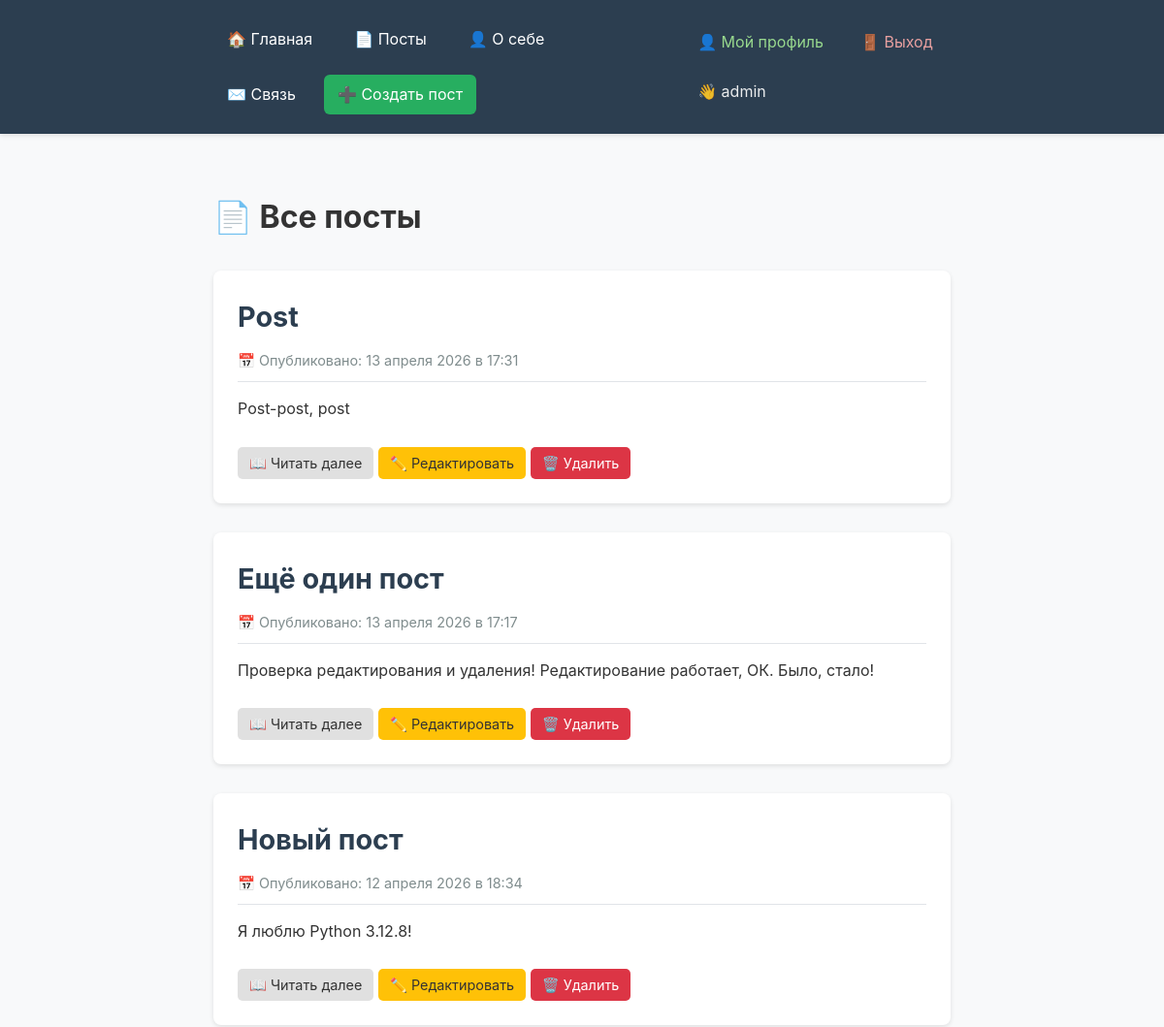
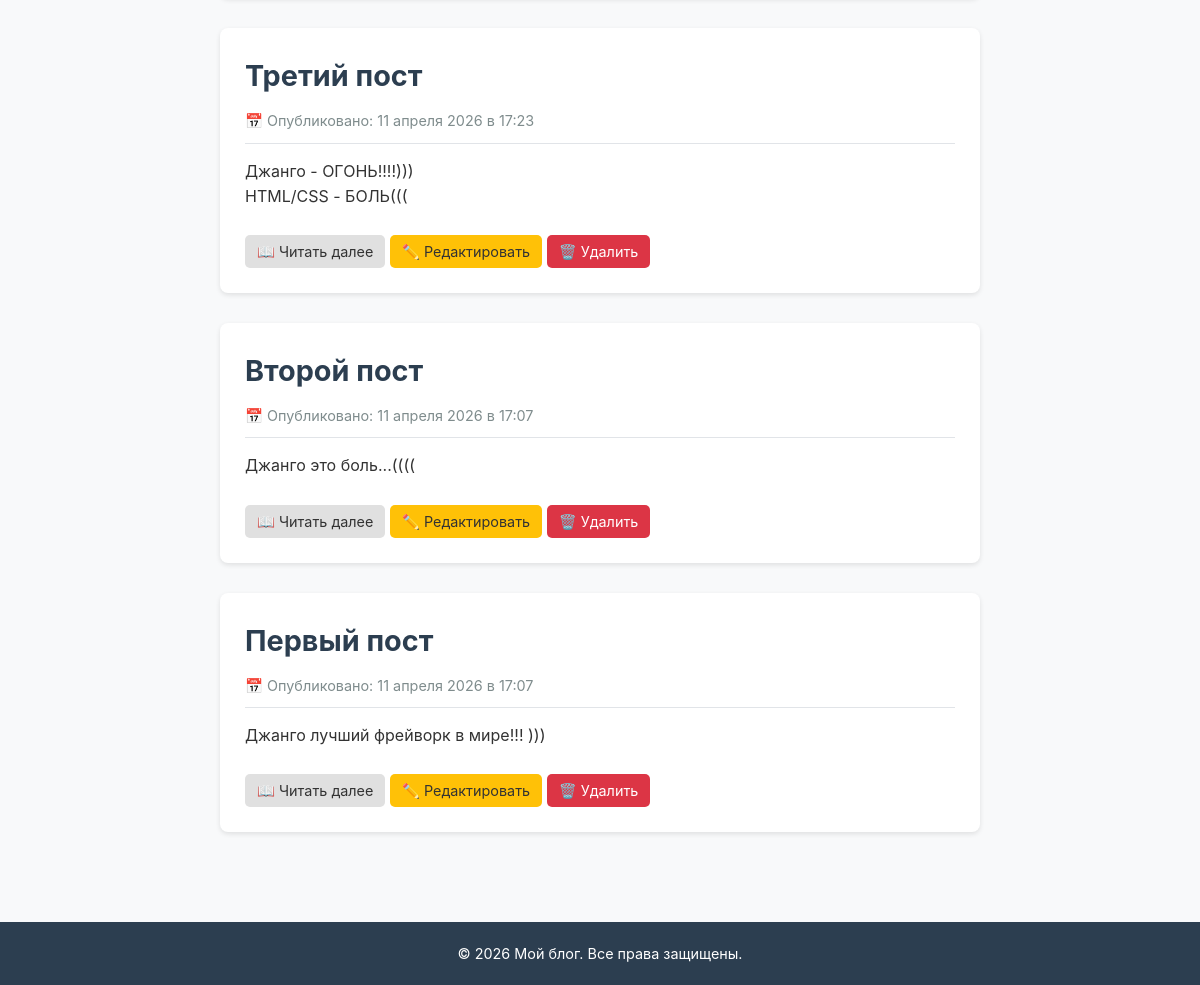
The page /posts/ (signed in) on the database its author committed (2 pictures, top to bottom).
### blog_app/models.py (models this page shows, shortened)
class Post(models.Model):
    title = models.CharField(max_length=200)
    content = models.TextField()
    created_at = models.DateTimeField(auto_now_add=True)

### blog_app/views.py (the view)
# urls.py: path('posts/', views.PostListView.as_view(), name='post_list'),
class PostListView(ListView):
    model = Post
    template_name = 'blog_app/posts.html'
    context_object_name = 'posts'
    ordering = ['-created_at']

### templates/blog_app/posts.html (shortened to what this page needs)
{% extends 'blog_app/base_header.html' %}
{% load static %}
{% block content %}
<div class="blog-container">
    <div class="posts-header">
        <h1>📄 Все посты</h1>
    </div>
    {% if posts %}
        <div class="posts-list">
            {% for post in posts %}
                <article class="post">
                    <h2 class="post-title">
                        <a href="{% url 'post_detail' post.pk %}" class="post-link">{{ post.title }}</a>
                    </h2>
                    <div class="post-meta">
                        📅 Опубликовано: {{ post.created_at|date:"d E Y" }} в {{ post.created_at|date:"H:i" }}
                    </div>
                    <div class="post-content">
                        {{ post.content|linebreaks|truncatewords:50 }}
                    </div>
                    <br>
                    <div class="post-actions">
                        <a href="{% url 'post_detail' post.pk %}" class="btn btn-small">📖 Читать далее</a>
                        <a href="{% url 'post_edit' post.pk %}" class="btn btn-small btn-edit">✏️ Редактировать</a>
                        <a href="{% url 'post_delete' post.pk %}" class="btn btn-small btn-danger">🗑️ Удалить</a>
                    </div>
                </article>
            {% endfor %}
        </div>
    {% else %}
        <div class="empty-state">
            <p>😕 Пока нет постов.</p>
            <p>Станьте первым, кто создаст пост!</p>
            <a href="{% url 'post_create' %}" class="btn btn-primary">➕ Создать первый пост</a>
        </div>
    {% endif %}
</div>
{% endblock %}

### templates/blog_app/base_header.html (shortened to what this page needs)
{% extends 'blog_app/base.html' %}
{% block header %}
    <nav class="main-nav">
        <div class="nav-links">
            <a href="{% url 'home' %}" class="nav-link">🏠 Главная</a>
            <a href="{% url 'post_list' %}" class="nav-link">📄 Посты</a>
            <a href="{% url 'about' %}" class="nav-link">👤 О себе</a>
            <a href="{% url 'message' %}" class="nav-link">✉️ Связь</a>
            {% if user.is_authenticated %}
                <a href="{% url 'post_create' %}" class="nav-link nav-create">➕ Создать пост</a>
            {% endif %}
        </div>
        <div class="nav-auth">
            {% if user.is_authenticated %}
                <a href="{% url 'profile' %}" class="nav-link nav-profile">👤 Мой профиль</a>
                <form method="post" action="{% url 'logout' %}" class="logout-form">
                    <button type="submit" class="nav-link nav-logout-btn">🚪 Выход</button>
                </form>
                <span class="nav-username">👋 {{ user.username }}</span>
            {% else %}
                <a href="{% url 'login' %}" class="nav-link nav-login">🔑 Вход</a>
                <a href="{% url 'register' %}" class="nav-link nav-register">📝 Регистрация</a>
            {% endif %}
        </div>
    </nav>
{% endblock %}

### static/css/main.css (style rules this page uses)
html, body { height: 100%; margin: 0; padding: 0; }
.flex-body { display: flex; flex-direction: column; min-height: 100vh; }
.blog-container { max-width: 800px; margin: 0 auto; padding: 20px; }
.main-nav { display: flex; justify-content: space-between; align-items: center; gap: 20px; }
.nav-links { display: flex; gap: 15px; align-items: center; flex-wrap: wrap; }
.nav-auth { display: flex; gap: 10px; align-items: center; flex-wrap: wrap; }
.nav-link { color: white; text-decoration: none; padding: 8px 14px; border-radius: 6px; transition: all 0.3s; font-size: 1rem; white-space: nowrap; }
.nav-create { background: #27ae60; }
.nav-login, .nav-profile { color: #98d98e; background: transparent; }
.nav-register, .nav-logout-btn { color: #e8a0a0; background: transparent; }
.logout-form { display: inline; margin: 0; }
.nav-logout-btn { border: none; cursor: pointer; font-size: 1rem; font-family: inherit; padding: 8px 14px; }
.nav-username { color: white; padding: 8px 14px; opacity: 0.9; white-space: nowrap; }
.btn { display: inline-block; padding: 10px 20px; background: #e0e0e0; color: #333; text-decoration: none; border-radius: 5px; border: none; cursor: pointer; transition: all 0.3s; }
.btn-small { padding: 5px 12px; font-size: 0.9rem; }
.btn-edit { background: #ffc107; color: #333; }
.btn-danger { background: #dc3545; color: white; }
.post { background: white; border-radius: 8px; padding: 25px; margin-bottom: 30px; box-shadow: 0 2px 5px rgba(0, 0, 0, 0.1); transition: transform 0.2s; }
.post-title { color: #2c3e50; font-size: 1.8rem; margin-bottom: 10px; }
.post-title a { color: inherit; text-decoration: none; }
.post-meta { color: #7f8c8d; font-size: 0.9rem; margin-bottom: 15px; padding-bottom: 10px; border-bottom: 1px solid #e1e4e8; }
.post-content { color: #333; line-height: 1.6; margin-top: 15px; }
.post-link { color: #2c3e50; text-decoration: none; transition: color 0.3s; }
.posts-header { display: flex; justify-content: space-between; align-items: center; margin-bottom: 30px; flex-wrap: wrap; gap: 20px; }
* { margin: 0; padding: 0; box-sizing: border-box; }
body { font-family: -apple-system, BlinkMacSystemFont, "Segoe UI", Roboto, Oxygen, Ubuntu, sans-serif; background-color: #f8f9fa; color: #333; line-height: 1.6; }

### rows shown on the page
Post: title "Post", created_at "13 апреля 2026", created_at "17:31", content "Post-post, post"
Post: title "Ещё один пост", created_at "13 апреля 2026", created_at "17:17", content "Проверка редактирования и удаления! Редактирование работает, ОК. Было, стало!"
Post: title "Новый пост", created_at "12 апреля 2026", created_at "18:34", content "Я люблю Python 3.12.8!"
Post: title "Третий пост", created_at "11 апреля 2026", created_at "17:23", content "Джанго - ОГОНЬ!!!!))) HTML/CSS - БОЛЬ((("
Post: title "Второй пост", created_at "11 апреля 2026", created_at "17:07", content "Джанго это боль...(((("
Post: title "Первый пост", created_at "11 апреля 2026", created_at "17:07", content "Джанго лучший фрейворк в мире!!! )))"

### other values the page prints
{{ user.username }} "admin"
